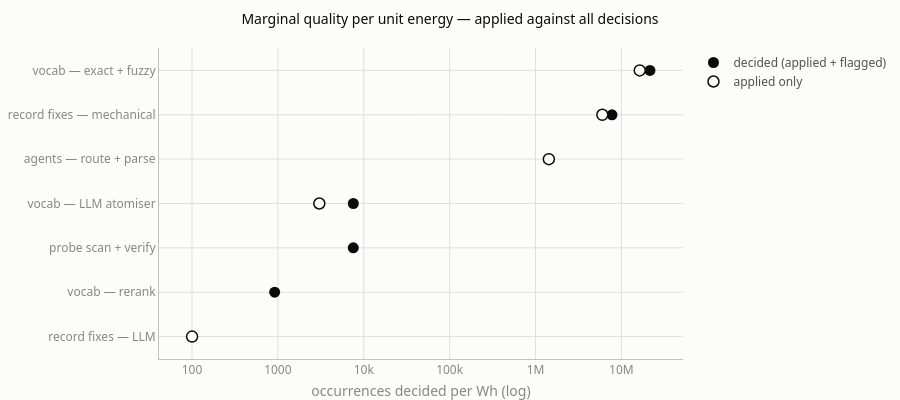

Notebook source saved alongside this figure:
### Markdown cell above
## 8. Marginal quality per unit cost

Occurrences improved per Wh per stage. Energy is all logged runs, so rates are lower bounds; the LLM stages ran on admission subsets.

### Code cell
# Resolved and flagged cost the same energy, so count both
va_decided = (
    va.filter(pl.col("status").is_in(["resolved", "flagged"]))
    .group_by("tier", "status", rerank=pl.col("sub_component") == "rerank")
    .agg(occ=pl.len())
    .collect(engine="streaming")
)
vt = {
    (t, s, r): o for t, s, r, o in va_decided.iter_rows()
}
resolved = lambda tier, rr=False: vt.get((tier, "resolved", rr), 0)  # noqa: E731
flagged = lambda tier, rr=False: vt.get((tier, "flagged", rr), 0)  # noqa: E731
person_resolved = (
    pa.filter(pl.col("status") == "resolved").select(pl.len())
    .collect(engine="streaming").item()
)
pool_spans = pc.filter(pl.col("status").is_in(["refine", "novel"])).height
mech_resolved = patches.filter(
    (pl.col("sub_component") == "mechanical") & (pl.col("status") == "resolved")).height
mech_flagged = patches.filter(
    (pl.col("sub_component") == "mechanical") & (pl.col("status") == "flagged")).height

marginal = pl.DataFrame({
    "stage": ["probe scan + verify", "vocab — exact + fuzzy", "vocab — semantic",
              "vocab — rerank", "vocab — LLM atomiser", "agents — route + parse",
              "record fixes — mechanical", "record fixes — LLM"],
    "tier": [1, 2, 3, 4, 4, 2, 1, 5],
    # The probe stage only surfaces candidates, none applied here
    "resolved_occ": [0, resolved(2), resolved(3), 0, resolved(4),
                     person_resolved, mech_resolved, len(accepted)],
    "flagged_occ": [pool_spans, flagged(2), flagged(3), flagged(4, rr=True),
                    flagged(4), 0, mech_flagged, 0],
    "energy_wh": [probe_wh,
                  wh["vocab — authority indexes"] + wh["vocab — exact + fuzzy"],
                  wh["vocab — semantic"], wh["vocab — rerank"],
                  wh["vocab — LLM atomiser"],
                  wh["agents — route + parse"], wh["record fixes — mechanical ops"],
                  wh["record fixes — LLM extraction"]],
}).with_columns(
    decided_occ=pl.col("resolved_occ") + pl.col("flagged_occ"),
).with_columns(
    resolved_per_wh=(pl.col("resolved_occ") / pl.col("energy_wh")).round(1),
    decided_per_wh=(pl.col("decided_occ") / pl.col("energy_wh")).round(1),
)
display(marginal.sort("decided_per_wh", descending=True))

d = marginal.filter(pl.col("decided_per_wh") > 0).sort("decided_per_wh")
fig = go.Figure()
# Hollow marker shows decisions made, the gap is review queue
fig.add_scatter(
    y=d["stage"].to_list(), x=d["decided_per_wh"].to_list(), mode="markers",
    name="decided (applied + flagged)", marker=dict(color=INK, size=11),
    customdata=d["decided_occ"].to_list(),
    hovertemplate="%{y}<br>%{x:,.1f} occ/Wh decided (%{customdata:,})<extra></extra>",
)
applied = d.filter(pl.col("resolved_per_wh") > 0)
fig.add_scatter(
    y=applied["stage"].to_list(), x=applied["resolved_per_wh"].to_list(), mode="markers",
    name="applied only", marker=dict(color=SURFACE, size=11,
                                     line=dict(color=INK, width=1.5)),
    customdata=applied["resolved_occ"].to_list(),
    hovertemplate="%{y}<br>%{x:,.1f} occ/Wh applied (%{customdata:,})<extra></extra>",
)
fig.update_yaxes(categoryorder="array", categoryarray=d["stage"].to_list())
fig.update_xaxes(type="log", title_text="occurrences decided per Wh (log)",
                 title_font=dict(color=MUTED))
style(fig, "Marginal quality per unit energy — applied against all decisions", height=400)
fig.show()

### Figure 1 — Plotly figure (JSON) as saved in the notebook; plotly's stock layout.template omitted (floating-point values rounded to 4 significant figures)
{"data": [{"customdata": [705664, 881143, 577612, 823597, 4242876, 691290, 28093631], "hovertemplate": "%{y}<br>%{x:,.1f} occ/Wh decided (%{customdata:,})<extra></extra>", "marker": {"color": "#0b0b0b", "size": 11}, "mode": "markers", "name": "decided (applied + flagged)", "type": "scatter", "x": [100.2, 917.0, 7554.0, 7559.0, 1430000.0, 7767000.0, 21490000.0], "y": ["record fixes — LLM", "vocab — rerank", "probe scan + verify", "vocab — LLM atomiser", "agents — route + parse", "record fixes — mechanical", "vocab — exact + fuzzy"]}, {"customdata": [705664, 331001, 4242876, 533914, 21375755], "hovertemplate": "%{y}<br>%{x:,.1f} occ/Wh applied (%{customdata:,})<extra></extra>", "marker": {"color": "#fcfcfb", "line": {"color": "#0b0b0b", "width": 1.5}, "size": 11}, "mode": "markers", "name": "applied only", "type": "scatter", "x": [100.2, 3038.0, 1430000.0, 5999000.0, 16350000.0], "y": ["record fixes — LLM", "vocab — LLM atomiser", "agents — route + parse", "record fixes — mechanical", "vocab — exact + fuzzy"]}], "layout": {"bargap": 0.35, "font": {"color": "#52514e", "family": "system-ui, \"Segoe UI\", sans-serif", "size": 12}, "height": 400, "legend": {"borderwidth": 0, "traceorder": "normal"}, "margin": {"b": 8, "l": 8, "r": 8, "t": 48}, "paper_bgcolor": "#fcfcfb", "plot_bgcolor": "#fcfcfb", "title": {"font": {"color": "#0b0b0b", "size": 14}, "text": "Marginal quality per unit energy — applied against all decisions"}, "xaxis": {"automargin": true, "gridcolor": "#e1e0d9", "linecolor": "#c3c2b7", "tickfont": {"color": "#898781"}, "ticks": "", "title": {"font": {"color": "#898781"}, "text": "occurrences decided per Wh (log)"}, "type": "log", "zerolinecolor": "#c3c2b7"}, "yaxis": {"automargin": true, "categoryarray": ["record fixes — LLM", "vocab — rerank", "probe scan + verify", "vocab — LLM atomiser", "agents — route + parse", "record fixes — mechanical", "vocab — exact + fuzzy"], "categoryorder": "array", "gridcolor": "#e1e0d9", "linecolor": "#c3c2b7", "tickfont": {"color": "#898781"}, "ticks": "", "zerolinecolor": "#c3c2b7"}}}
